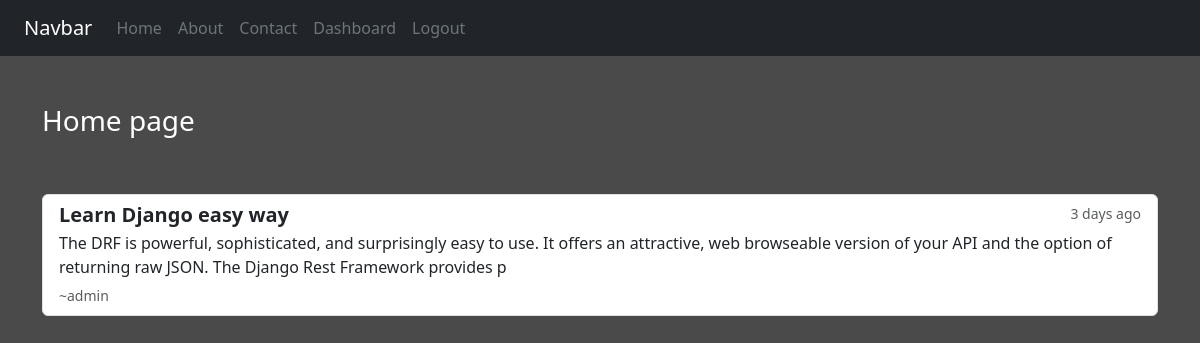
Before: / (signed in) with the older database file.
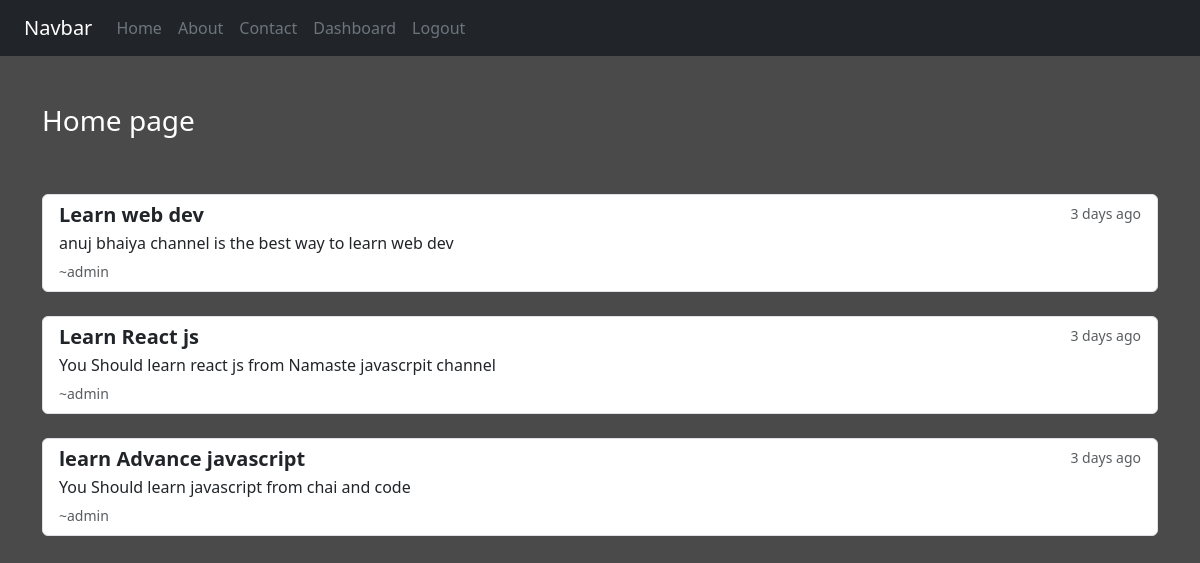
After: the same page with the newer database file.
### blog/models.py (models this page shows)
class Post(models.Model):
    title = models.CharField(max_length=50)
    desc = models.TextField(max_length=200)

### blog/views.py (the view)
# urls.py: 2. Add a URL to urlpatterns:  path('', views.home, name='home')
def home(request):
    posts = Post.objects.all()
    user = request.user
    full_name = user.get_username()
    gps = user.groups.all()
    return render(request, 'blog/home.html' , {'posts':posts, "full_name":full_name, 'gps':gps})

### blog/templates/blog/home.html (shortened to what this page needs)
{% extends 'blog/base.html' %} {% load static %}  {% block content %}
<div class="cl-sm-10">
  <h3 class="text-white my-5">Home page</h3>
  {% for post in posts %}
  <div class="list-group my-2">
    <a href="#" class="list-group-item list-group-item-action my-2">
      <div class="d-flex w-100 justify-content-between">
        <h5 class="mb-1 fw-bold">{{post.title}}</h5>
        <small class="text-body-secondary">3 days ago</small>
      </div>
      <p class="mb-1">
        {{post.desc}}
      </p>
      <small class="text-body-secondary">~{{full_name}} {% for group in gps %} <sub>{{group.name}}</sub>{% endfor %} </small>
    </a>
  </div>
  {% endfor %}
</div>
{% endblock %}

Changed rows visible on the page:
removed Post: title "Learn Django easy way", desc "The DRF is powerful, sophisticated, and surprisingly easy to use. It offers an attractive, web browseable version of your API and the option of returning raw JSON. The Django Rest Framework provides p", {{ full_name }} "admin"
added Post: title "Learn web dev", desc "anuj bhaiya channel is the best way to learn web dev", {{ full_name }} "admin"
added Post: title "Learn React js", desc "You Should learn react js from Namaste javascrpit channel", {{ full_name }} "admin"
added Post: title "learn Advance javascript", desc "You Should learn javascript from chai and code", {{ full_name }} "admin"
